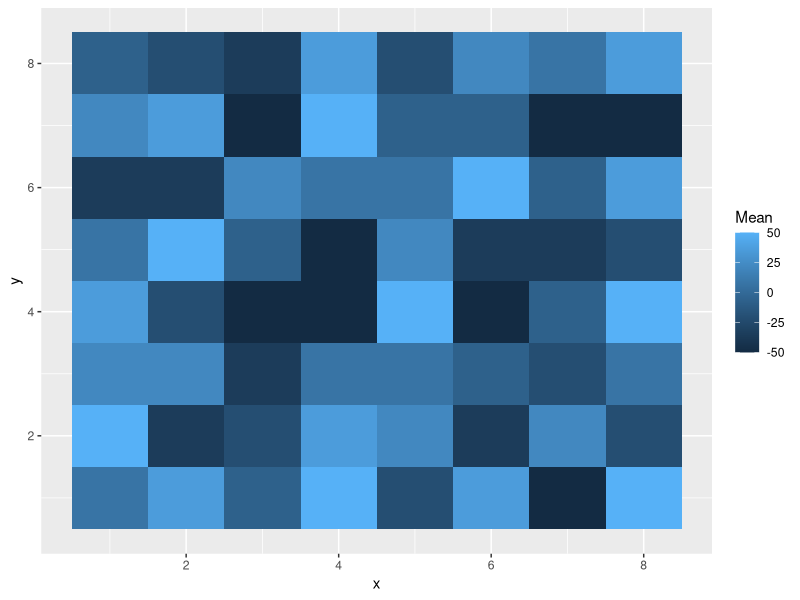
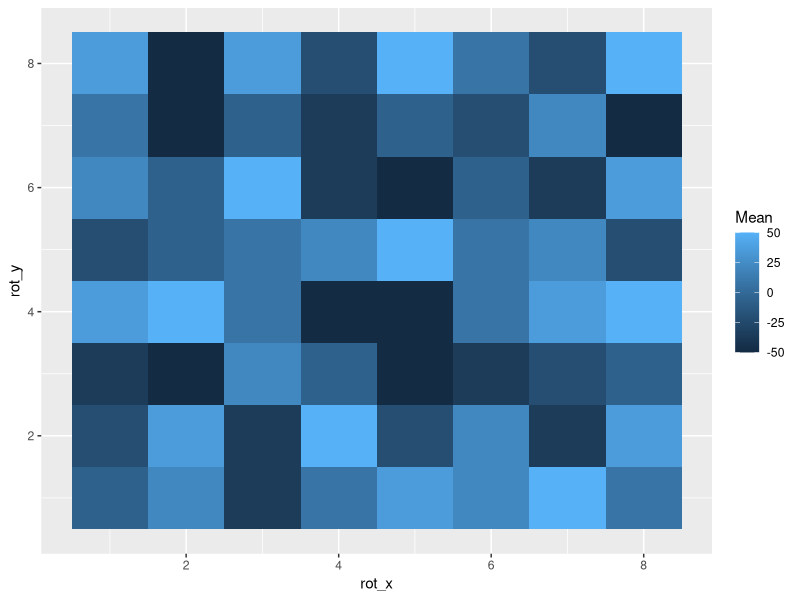

R code for these plots, in order:
library(tidyverse)
# make envs
envirionmentMeanAdol <- seq(-50, 50, length.out = 8)
envirionmentVarianceAdol <- rep(c(2, 10, 15, 25), length.out = 8)
dat_social <- expand.grid(x1 = 1:8, x2 = 1:8)

# number of hidden gems
gem_envs <- list()
# make gem environments
for (i in 1:6) {
  # shuffle environment
  EnvirionemntAdol <- expand.grid(Mean = envirionmentMeanAdol, Variance = envirionmentVarianceAdol) %>%
    .[sample(1:nrow(.)), ]
  index <- sample(x = 1:length(EnvirionemntAdol[, 1]), size = 2)
  Gem <- rnorm(2, mean = 150, sd = 10)
  EnvirionemntAdol[index, 1] <- Gem
  gem_envs[[i]] <- EnvirionemntAdol %>%
    mutate(env_idx = i) %>%
    mutate(x = dat_social$x1, y = dat_social$x2)
} # to be nested for SI - no SI

no_gem_envs <- list()
# make no gem environment
for (i in 1:6) {
  # shuffle environment
  EnvirionemntAdol <- expand.grid(Mean = envirionmentMeanAdol, Variance = envirionmentVarianceAdol) %>%
    .[sample(1:nrow(.)), ]
  no_gem_envs[[i]] <- EnvirionemntAdol %>%
    mutate(env_idx = i) %>%
    mutate(x = dat_social$x1, y = dat_social$x2)
} # to be nested for SI - no SI





# make matrix with indices
index_matrix <- matrix(1:64, nrow = 8, ncol = 8) # %>%as.array()
# rotate function
rotate <- function(x) t(apply(x, 2, rev))

# save rotated index in array
order <- index_matrix %>%
  rotate() %>%
  as.numeric()

# check if it works
no_gem_envs[[2]]$rot_x <- no_gem_envs[[2]]$x[order]
no_gem_envs[[2]]$rot_y <- no_gem_envs[[2]]$y[order]

no_rot <- ggplot(no_gem_envs[[2]], aes(x = x, y = y, fill = Mean)) +
  geom_tile() #+
  #scale_fill_continuous_divergingx(palette = "Spectral", mid = 0)

rot <- ggplot(no_gem_envs[[2]], aes(x = rot_x, y = rot_y, fill = Mean)) +
  geom_tile() #+
  #scale_fill_continuous_divergingx(palette = "Spectral", mid = 0)

no_rot
rot
# rotation(ah,angle=90)
